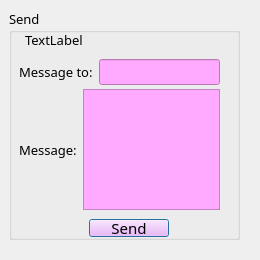
<?xml version="1.0" encoding="UTF-8"?>
<ui version="4.0">
 <class>Send_message</class>
 <widget class="QDialog" name="Send_message">
  <property name="geometry">
   <rect>
    <x>0</x>
    <y>0</y>
    <width>260</width>
    <height>260</height>
   </rect>
  </property>
  <property name="windowTitle">
   <string>Dialog</string>
  </property>
  <widget class="QGroupBox" name="groupBox">
   <property name="geometry">
    <rect>
     <x>9</x>
     <y>9</y>
     <width>231</width>
     <height>231</height>
    </rect>
   </property>
   <property name="font">
    <font>
     <family>MV Boli</family>
     <pointsize>10</pointsize>
    </font>
   </property>
   <property name="title">
    <string>Send</string>
   </property>
   <widget class="QPushButton" name="pushButton_ok_send">
    <property name="geometry">
     <rect>
      <x>80</x>
      <y>210</y>
      <width>80</width>
      <height>18</height>
     </rect>
    </property>
    <property name="font">
     <font>
      <family>NPIRogheh</family>
      <pointsize>11</pointsize>
     </font>
    </property>
    <property name="styleSheet">
     <string notr="true">background-color: rgb(255, 170, 255);</string>
    </property>
    <property name="text">
     <string>Send</string>
    </property>
   </widget>
   <widget class="QLabel" name="label_type_send">
    <property name="geometry">
     <rect>
      <x>16</x>
      <y>20</y>
      <width>61</width>
      <height>21</height>
     </rect>
    </property>
    <property name="text">
     <string>TextLabel</string>
    </property>
   </widget>
   <widget class="QWidget" name="layoutWidget">
    <property name="geometry">
     <rect>
      <x>10</x>
      <y>50</y>
      <width>201</width>
      <height>26</height>
     </rect>
    </property>
    <layout class="QHBoxLayout" name="horizontalLayout">
     <item>
      <widget class="QLabel" name="label_Send_message_to">
       <property name="text">
        <string>Message to:</string>
       </property>
      </widget>
     </item>
     <item>
      <widget class="QLineEdit" name="lineEdit_dst">
       <property name="styleSheet">
        <string notr="true">background-color: rgb(255, 170, 255);</string>
       </property>
      </widget>
     </item>
    </layout>
   </widget>
   <widget class="QWidget" name="layoutWidget">
    <property name="geometry">
     <rect>
      <x>10</x>
      <y>80</y>
      <width>201</width>
      <height>121</height>
     </rect>
    </property>
    <layout class="QHBoxLayout" name="horizontalLayout_2">
     <item>
      <widget class="QLabel" name="label">
       <property name="text">
        <string>Message:</string>
       </property>
      </widget>
     </item>
     <item>
      <widget class="QTextEdit" name="textEdit_body">
       <property name="styleSheet">
        <string notr="true">background-color: rgb(255, 170, 255);</string>
       </property>
      </widget>
     </item>
    </layout>
   </widget>
  </widget>
 </widget>
 <resources/>
 <connections/>
</ui>
